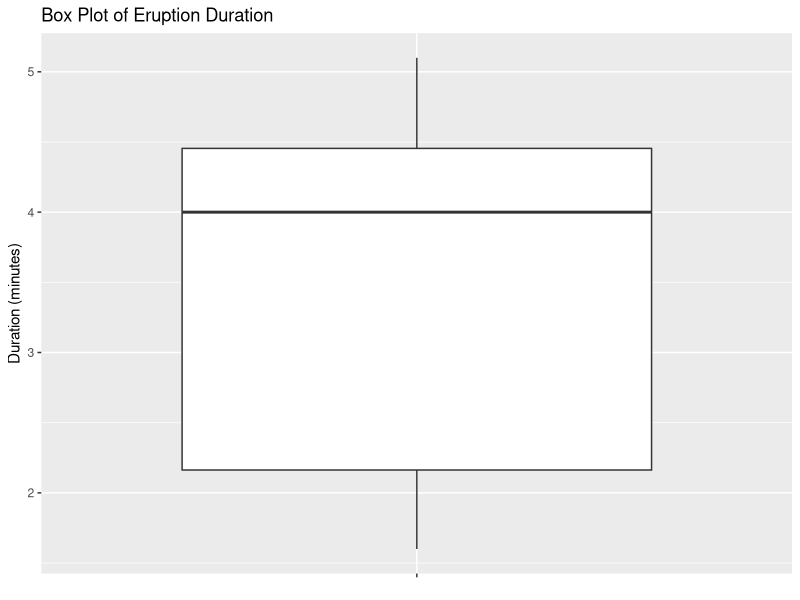

Write R code to recreate this figure.
## ---- chunk 1
data(faithful)
duration <- faithful$eruptions
summary(duration)
## ---- chunk 2
quantile(duration, c(
  .25, # Q1
  .50, # Median
  .75  # Q3
  ))
## ---- chunk 3
IQR_duration <- IQR(duration)
IQR_duration
## ---- chunk 4

library(ggplot2)

ggplot(data.frame(duration), aes(x = "", y = duration)) +
  geom_boxplot() +
  labs(
    title = "Box Plot of Eruption Duration",
    y = "Duration (minutes)",
    x = NULL
  )
